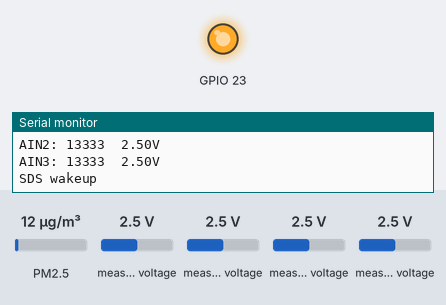
A program run on a simulated ESP32. Shown: output pins drawn as LEDs (lit = HIGH), the last lines printed to the serial monitor. Inputs (shaded band) come from the test bench; at power-on: PM2.5 12 µg/m³, measured voltage 2.5 V. WiFi joins after 1.5 s; servers stay silent unless stated; uploads are accepted with an empty reply.

Above: at 7.0 s.
At 12.16 s:
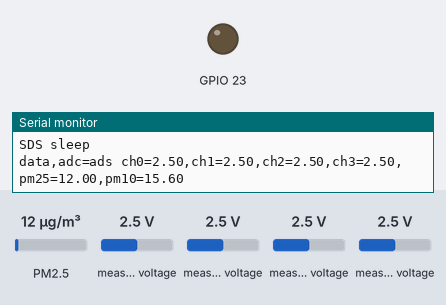
Timing chart, 0 to 15.3 s (numbered marks = the images above):
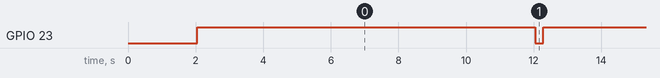

Measured:
- by itself, GPIO 23: alternates HIGH for 10.0 s and LOW for 0.24 s

The program:

main.cpp
```cpp
#include "Config.h"
#if MAIN_APP

/* Includes */
#include "Secrets.h"
#include <Adafruit_ADS1X15.h>
#include <Arduino.h>
#include <HTTPClient.h>
#include <SDS011.h>
#include <SPI.h>
#include <WiFi.h>

/* Global objects */
Adafruit_ADS1115 ads;
HardwareSerial port(2);
SDS011 sds;

/* Global variables */
float voltsCh0 = 0.0;
float voltsCh1 = 0.0;
float voltsCh2 = 0.0;
float voltsCh3 = 0.0;
float p10 = 0.0;
float p25 = 0.0;

/* Variables resistant to software reboots */
RTC_NOINIT_ATTR uint8_t wifiConnectionAttempts;

/* Defines and macros */
#define ADS_CHANNEL_0  0U
#define ADS_CHANNEL_1  1U
#define ADS_CHANNEL_2  2U
#define ADS_CHANNEL_3  3U
#define SDS_ENABLE_PIN 23U
/* ToDo change to 30000 in production*/
#define SDS_READ_DELAY 10000U

/* Functions prototypes */
static void PrepareResistantVariables(void);
static void InitWiFi(void);
static void ADSMeasurement(void);
static void SDSMeasurement(void);
static void SendToDatabase(void);
static String PrepareDataForDatabase(void);
static void DeepSleep(void);

/* Init function */
void setup(void)
{
    Serial.begin(115200);
    pinMode(SDS_ENABLE_PIN, OUTPUT);
    PrepareResistantVariables();
    InitWiFi();

    if (!ads.begin())
    {
        Serial.println("Failed to initialize ADS.");
    }

    sds.begin(&port);

}

/* Main loop function */
void loop(void)
{
    ADSMeasurement();
    SDSMeasurement();
    SendToDatabase();
}

/* Prepare variables that are resistant after reboot
 * Initialize only if it is first power up
 */
static void PrepareResistantVariables(void)
{
    Serial.println("Wakeup cause " + String(esp_sleep_get_wakeup_cause()));
    Serial.println("Reset cause " + String(esp_reset_reason()));

    if (esp_reset_reason() == ESP_RST_POWERON)
    {
        wifiConnectionAttempts = 0U;
    }
}

/* Function to connect to WIFI */
static void InitWiFi(void)
{
    /* Time in seconds before reboot */
    uint8_t connectionTimeout = 0U;

    WiFi.mode(WIFI_STA);
    WiFi.begin(ssid, password);

    ++wifiConnectionAttempts;

    Serial.println("Connecting to WiFi attempt = " + String(wifiConnectionAttempts));

    /* Wait until wifi is connected */
    while (WiFi.status() != WL_CONNECTED)
    {
        ++connectionTimeout;
        Serial.println("Attempt=" + String(connectionTimeout));
        delay(1000);

        /* Try to connect for WIFI_TIMEOUT seconds */
        if (connectionTimeout >= WIFI_TIMEOUT)
        {
            Serial.println("Unable to connect to wifi");

            /* Reboot ESP and try again, after WIFI_CONNECTION_ATTEMPTS go to deep sleep */
            if (wifiConnectionAttempts < WIFI_CONNECTION_ATTEMPTS)
            {
                ESP.restart();
            }
            else
            {
                DeepSleep();
            }
        }
    }

    Serial.println(WiFi.localIP());
    wifiConnectionAttempts = 0U;
}

/* Function for reading ADS sensor values */
static void ADSMeasurement(void)
{
    /* ADS reads in integer */
    int16_t adcCh0Reading = 0U;
    int16_t adcCh1Reading = 0U;
    int16_t adcCh2Reading = 0U;
    int16_t adcCh3Reading = 0U;

    /* ADS read */
    adcCh0Reading = ads.readADC_SingleEnded(ADS_CHANNEL_0);
    adcCh1Reading = ads.readADC_SingleEnded(ADS_CHANNEL_1);
    adcCh2Reading = ads.readADC_SingleEnded(ADS_CHANNEL_2);
    adcCh3Reading = ads.readADC_SingleEnded(ADS_CHANNEL_3);

    /* Convert ADS reads to volts */
    voltsCh0 = ads.computeVolts(adcCh0Reading);
    voltsCh1 = ads.computeVolts(adcCh1Reading);
    voltsCh2 = ads.computeVolts(adcCh2Reading);
    voltsCh3 = ads.computeVolts(adcCh3Reading);

    /* Print all measured values */
    Serial.println("-----------------------------------------------------------");
    Serial.print("AIN0: "); Serial.print(adcCh0Reading); Serial.print("  "); Serial.print(voltsCh0); Serial.println("V");
    Serial.print("AIN1: "); Serial.print(adcCh1Reading); Serial.print("  "); Serial.print(voltsCh1); Serial.println("V");
    Serial.print("AIN2: "); Serial.print(adcCh2Reading); Serial.print("  "); Serial.print(voltsCh2); Serial.println("V");
    Serial.print("AIN3: "); Serial.print(adcCh3Reading); Serial.print("  "); Serial.print(voltsCh3); Serial.println("V");
}

/* Function for reading SDS sensor values */
static void SDSMeasurement(void)
{
    /* Variable to store read status*/
    int sdsReadStatus = 0;

    /* Wakeup sensor and provide power to it */
    digitalWrite(SDS_ENABLE_PIN, HIGH);
    sds.wakeup();
    Serial.println("SDS wakeup");
    delay(SDS_READ_DELAY);

    /* Read sensor values */
    sdsReadStatus = sds.read(&p25, &p10);

    /* Check for error */
    if (!sdsReadStatus)
    {
        /* Print values */
        Serial.println("P2.5: " + String(p25));
        Serial.println("P10:  " + String(p10));
    }
    else
    {
        Serial.println("SDS read error");
    }

    /* Go to sleep, disable power */
    sds.sleep();
    digitalWrite(SDS_ENABLE_PIN, LOW);
    Serial.println("SDS sleep");
}

/* Function to send sensor values to database */
static void SendToDatabase(void)
{
    if(WiFi.status() == WL_CONNECTED)
    {
        HTTPClient http;

        /* Start client with server address */
        http.begin(serverName.c_str());
        /* Add header for raw data */
        http.addHeader("Content-Type", "application/raw");
        String httpRequestData = PrepareDataForDatabase();

        // Send HTTP GET request
        int httpResponseCode = http.POST(httpRequestData);

        if (httpResponseCode > 0)
        {
            Serial.print("HTTP Response code: ");
            Serial.println(httpResponseCode);
        }
        else
        {
            Serial.print("Error code: ");
            Serial.println(httpResponseCode);
        }

        // Free resources
        http.end();
    }
}

/* Format data that will be send to database */
static String PrepareDataForDatabase(void)
{
    char buffer[100];

    /* All measures in one buffer, two digits precision */
    sprintf(buffer, "data,adc=ads ch0=%.2f,ch1=%.2f,ch2=%.2f,ch3=%.2f,pm25=%.2f,pm10=%.2f",
            voltsCh0,
            voltsCh1,
            voltsCh2,
            voltsCh3,
            p25,
            p10);

    Serial.println(buffer);
    return buffer;
}

/* Prepare and go to deep sleep */
static void DeepSleep(void)
{
    /* ToDo only print and infinite loop for now */
    Serial.println("DEEP SLEEP for 30 minutes");
    while (1);
}

#endif /* MAIN_APP */
```

Secrets.h
```cpp
#ifndef SECRETS_H
#define SECRETS_H

#include <Arduino.h>

const char* ssid = "";
const char* password = "";

String serverName = "";

#endif /* SECRETS_H */
```

ADSTestApp.cpp
```cpp
// ESP32 DEVKITV1
// SCL -> D22
// SDA -> D21

#include "Config.h"

#if ADS_TEST_APP

#include <Arduino.h>
#include <Adafruit_ADS1X15.h>
#include <SPI.h>

Adafruit_ADS1115 ads;  /* Use this for the 16-bit version */

void setup(void)
{
  Serial.begin(115200);
  Serial.println("Hello!");

  Serial.println("Getting single-ended readings from AIN0..3");
  Serial.println("ADC Range: +/- 6.144V (1 bit = 3mV/ADS1015, 0.1875mV/ADS1115)");

  // The ADC input range (or gain) can be changed via the following
  // functions, but be careful never to exceed VDD +0.3V max, or to
  // exceed the upper and lower limits if you adjust the input range!
  // Setting these values incorrectly may destroy your ADC!
  //                                                                ADS1015  ADS1115
  //                                                                -------  -------
  // ads.setGain(GAIN_TWOTHIRDS);  // 2/3x gain +/- 6.144V  1 bit = 3mV      0.1875mV (default)
  // ads.setGain(GAIN_ONE);        // 1x gain   +/- 4.096V  1 bit = 2mV      0.125mV
  // ads.setGain(GAIN_TWO);        // 2x gain   +/- 2.048V  1 bit = 1mV      0.0625mV
  // ads.setGain(GAIN_FOUR);       // 4x gain   +/- 1.024V  1 bit = 0.5mV    0.03125mV
  // ads.setGain(GAIN_EIGHT);      // 8x gain   +/- 0.512V  1 bit = 0.25mV   0.015625mV
  // ads.setGain(GAIN_SIXTEEN);    // 16x gain  +/- 0.256V  1 bit = 0.125mV  0.0078125mV

  if (!ads.begin()) {
    Serial.println("Failed to initialize ADS.");
    while (1);
  }
}

void loop(void)
{
  int16_t adc0, adc1, adc2, adc3;
  float volts0, volts1, volts2, volts3;

  adc0 = ads.readADC_SingleEnded(0);
  adc1 = ads.readADC_SingleEnded(1);
  adc2 = ads.readADC_SingleEnded(2);
  adc3 = ads.readADC_SingleEnded(3);

  volts0 = ads.computeVolts(adc0);
  volts1 = ads.computeVolts(adc1);
  volts2 = ads.computeVolts(adc2);
  volts3 = ads.computeVolts(adc3);

  Serial.println("-----------------------------------------------------------");
  Serial.print("AIN0: "); Serial.print(adc0); Serial.print("  "); Serial.print(volts0); Serial.println("V");
  Serial.print("AIN1: "); Serial.print(adc1); Serial.print("  "); Serial.print(volts1); Serial.println("V");
  Serial.print("AIN2: "); Serial.print(adc2); Serial.print("  "); Serial.print(volts2); Serial.println("V");
  Serial.print("AIN3: "); Serial.print(adc3); Serial.print("  "); Serial.print(volts3); Serial.println("V");

  delay(1000);
}

#endif /* ADS_TEST_APP */
```

DeepSleepTestApp.cpp
```cpp
#include "Config.h"

#if DEEP_SLEEP_APP

#include <Arduino.h>

#define SDS_ENABLE_PIN 23U
#define DELAY_1_SECOND 1000U

RTC_DATA_ATTR int bootCount = 0;

void setup()
{
    Serial.begin(115200);
    pinMode(SDS_ENABLE_PIN, OUTPUT);
    delay(DELAY_1_SECOND);


    ++bootCount;
    Serial.println("Boot number: " + String(bootCount));
    Serial.println("Wakeup cause " + String(esp_sleep_get_wakeup_cause()));

    // 5 second wakeup timer
    esp_sleep_enable_timer_wakeup(5 * 1000000);

    digitalWrite(SDS_ENABLE_PIN, HIGH);
    delay(DELAY_1_SECOND);

    /* digitalWrite(SDS_ENABLE_PIN, LOW);
    delay(DELAY_1_SECOND); */

    Serial.println("Going to sleep now");

    gpio_hold_en(GPIO_NUM_23);
    gpio_deep_sleep_hold_en();

    delay(3000U);
    esp_deep_sleep_start();
}

void loop()
{

}

#endif /* DEEP_SLEEP_APP */
```

SDSTestApp.cpp
```cpp
// ESP32 DEVKITV1
// SDS RX -> TX2
// SDS TX -> RX2

#include "Config.h"

#if SDS_TEST_APP

#include <Arduino.h>
#include <SDS011.h>

float p10, p25;
int err;

SDS011 my_sds;
HardwareSerial port(2);

void setup()
{
  my_sds.begin(&port);
  Serial.begin(115200);
}

void loop()
{
  my_sds.wakeup();
  Serial.println("Wakeup");
  delay(5000);

  err = my_sds.read(&p25, &p10);

  if (!err)
  {
    Serial.println("P2.5: " + String(p25));
    Serial.println("P10:  " + String(p10));
  }
  else
  {
    Serial.println("SDS read error");
  }

  my_sds.sleep();
  Serial.println("Sleep");
  delay(5000);
}

#endif /* SDS_TEST_APP */
```

Config.h
```cpp
#ifndef CONFIG_H
#define CONFIG_H

#define ADS_TEST_APP   0U
#define SDS_TEST_APP   0U
#define DEEP_SLEEP_APP 0U
#define MAIN_APP       1U

/* Timeout for wifi connection, after this time ESP is rebooted */
#define WIFI_TIMEOUT 30U

/* Number of attempts (resets) to connect to wifi before deepsleep */
#define WIFI_CONNECTION_ATTEMPTS 3U

#endif /* CONFIG_H */
```
